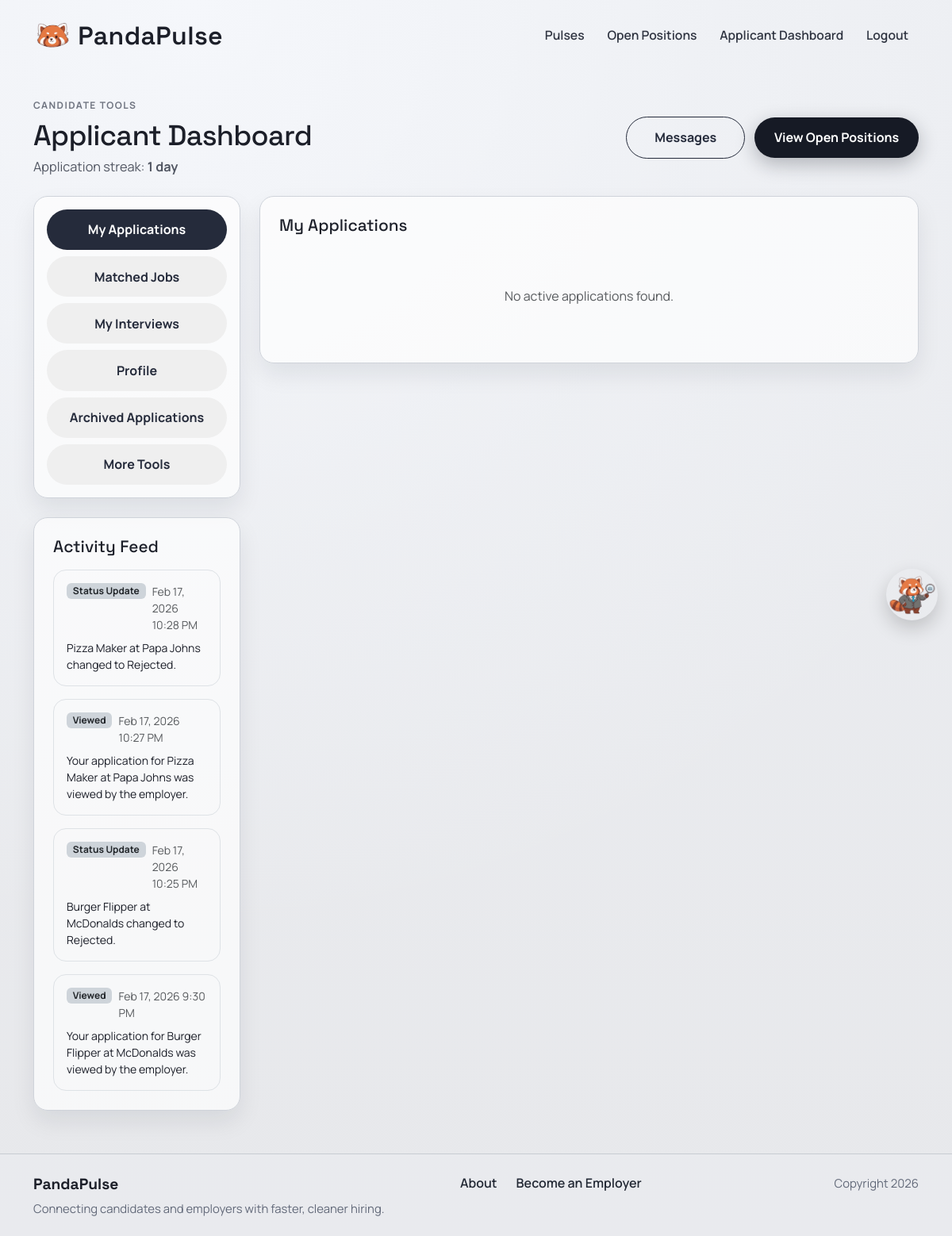
/apply/status/ (signed in), run on the app's committed database.
### apply/models.py (models this page shows, shortened)
class Application(models.Model):
    STATUS_CHOICES = [
        ("applied", "Applied"),
        ("review", "Under Review"),
        ("interview", "Interview"),
        ("offer", "Offer"),
        ("rejected", "Rejected"),
        ("closed", "Closed"),
    ]
    user = models.ForeignKey(User, on_delete=models.CASCADE)
    job = models.ForeignKey(JobPost, on_delete=models.CASCADE, related_name="applications")
    note = models.TextField(blank=True)
    resume_file = models.FileField(upload_to="resumes/", blank=True, null=True)
    resume_type = models.CharField(
        max_length=20,
        choices=[("profile", "Profile Resume"), ("uploaded", "Uploaded Resume")]
    )
    applied_at = models.DateTimeField(auto_now_add=True)
    status = models.CharField(max_length=20, choices=STATUS_CHOICES, default="applied")
    employer_viewed = models.BooleanField(default=False)
    employer_viewed_at = models.DateTimeField(blank=True, null=True)
    responded_at = models.DateTimeField(blank=True, null=True)
    auto_rejected_for_timeout = models.BooleanField(default=False)
    rejected_at = models.DateTimeField(blank=True, null=True)
    archived_by_applicant = models.BooleanField(default=False)
    archived_by_employer = models.BooleanField(default=False)
    class Meta:
        unique_together = ("user", "job")

### apply/views.py (the view, shortened to what this page needs)
# urls.py: path('status/', views.application_status, name='application_status'),
@login_required
def application_status(request):
    enforce_employer_response_deadline()
    auto_archive_old_rejections()
    sync_applicant_job_matches(request.user)
    active_applications = Application.objects.filter(
        user=request.user,
        archived_by_applicant=False,
    ).select_related("job")
    archived_applications = Application.objects.filter(
        user=request.user,
        archived_by_applicant=True,
    ).select_related("job")
    all_applications = Application.objects.filter(user=request.user).select_related("job")
    activity_events = []
    for application in all_applications:
        role_label = f"{application.job.title} at {application.job.company}"
        if application.employer_viewed_at:
            activity_events.append(
                {
                    "timestamp": application.employer_viewed_at,
                    "event_type": "Viewed",
                    "detail": f"Your application for {role_label} was viewed by the employer.",
                }
            )
        if application.status != "applied":
            status_time = application.rejected_at if application.status == "rejected" else application.responded_at
            if status_time:
                activity_events.append(
                    {
                        "timestamp": status_time,
                        "event_type": "Status Update",
                        "detail": (
                            f"{role_label} changed to {application.get_status_display()}."
                        ),
                    }
                )
    activity_events.sort(key=lambda item: item["timestamp"], reverse=True)
    activity_events = activity_events[:30]
    matched_jobs = (
        ApplicantJobMatch.objects.filter(applicant=request.user)
        .select_related("job")
        .order_by("-score", "-updated_at")
    )
    interview_context = get_applicant_interview_context(
        request.user,
        month_key=request.GET.get("interview_month"),
    )
    return render(
        request,
        "apply/status.html",
        {
            "applications": active_applications,
            "archived_applications": archived_applications,
            "matched_jobs": matched_jobs,
            "activity_events": activity_events,
            "application_streak": calculate_application_streak(request.user),
            **interview_context,
        },
    )

### apply/templates/apply/status.html (shortened to what this page needs)
{% extends "base.html" %}
{% block content %}
<section class="page-shell">
  <div class="container">
    <div class="d-flex justify-content-between align-items-center mb-4 flex-wrap gap-3">
      <div>
        <p class="page-kicker mb-2">Candidate tools</p>
        <h1 class="page-title page-title-sm mb-1">Applicant Dashboard</h1>
        <p class="page-copy mb-0">Application streak: <strong>{{ application_streak|default:'0' }} day{% if application_streak != 1 %}s{% endif %}</strong></p>
      </div>
      <div class="form-actions">
        <a href="{% url 'messaging:inbox' %}" class="secondary-btn">Messages</a>
        <a href="{% url 'jobposts.search' %}" class="primary-btn border-0">View Open Positions</a>
      </div>
    </div>
    <div class="row g-4 align-items-start">
      <div class="col-lg-3">
        <div class="surface-card applicant-nav-card p-3">
          <div class="nav flex-column nav-pills gap-2" id="applicant-dashboard-nav" role="tablist" aria-orientation="vertical">
            <button class="secondary-btn border-0 text-start active" id="tab-applications-btn" data-bs-toggle="pill" data-bs-target="#tab-applications" type="button" role="tab" aria-controls="tab-applications" aria-selected="true">
              My Applications
            </button>
            <button class="secondary-btn border-0 text-start" id="tab-matched-jobs-btn" data-bs-toggle="pill" data-bs-target="#tab-matched-jobs" type="button" role="tab" aria-controls="tab-matched-jobs" aria-selected="false">
              Matched Jobs
            </button>
            <button class="secondary-btn border-0 text-start" id="tab-interviews-btn" data-bs-toggle="pill" data-bs-target="#tab-interviews" type="button" role="tab" aria-controls="tab-interviews" aria-selected="false">
              My Interviews
            </button>
            <button class="secondary-btn border-0 text-start" id="tab-profile-btn" data-bs-toggle="pill" data-bs-target="#tab-profile" type="button" role="tab" aria-controls="tab-profile" aria-selected="false">
              Profile
            </button>
            <button class="secondary-btn border-0 text-start" id="tab-archived-btn" data-bs-toggle="pill" data-bs-target="#tab-archived" type="button" role="tab" aria-controls="tab-archived" aria-selected="false">
              Archived Applications
            </button>
            <button class="secondary-btn border-0 text-start" id="tab-tools-btn" data-bs-toggle="pill" data-bs-target="#tab-tools" type="button" role="tab" aria-controls="tab-tools" aria-selected="false">
              More Tools
            </button>
          </div>
        </div>
        <div class="surface-card mt-4">
          <h3 class="surface-title mb-3">Activity Feed</h3>
          <div class="vstack gap-3">
            {% for event in activity_events %}
              <div class="border rounded-4 p-3">
                <div class="d-flex justify-content-between align-items-start gap-2">
                  <span class="badge bg-dark-subtle text-dark">{{ event.event_type }}</span>
                  <span class="small text-muted">{{ event.timestamp|date:"M j, Y g:i A" }}</span>
                </div>
                <p class="small mb-0 mt-2">{{ event.detail }}</p>
              </div>
            {% empty %}
              <p class="text-muted mb-0">No activity yet. Updates will appear here as employers interact with your applications.</p>
            {% endfor %}
          </div>
        </div>
      </div>
      <div class="col-lg-9">
        <div class="tab-content vstack gap-4" id="applicant-dashboard-content">
          <div class="tab-pane fade show active" id="tab-applications" role="tabpanel" aria-labelledby="tab-applications-btn" tabindex="0">
            <div class="surface-card mb-4">
              <h3 class="surface-title mb-3">My Applications</h3>
              <div class="row g-4">
                {% for application in applications %}
                <div class="col-12">
                  <div class="border rounded-4 p-3">
                    <div class="row align-items-start g-3">
                      <div class="col-lg-3">
                        <h5 class="surface-title mb-1">{{ application.job.title }}</h5>
                        <p class="text-muted mb-0 small">{{ application.job.company }}</p>
                        <div class="mt-2">
                          <span class="badge bg-light text-dark border">ID: #{{ application.id }}</span>
                        </div>
                      </div>
                      <div class="col-lg-9">
                        <p class="small mb-1 {% if application.employer_viewed %}text-success{% else %}text-muted{% endif %}">
                          {% if application.employer_viewed %}
                            Viewed by employer{% if application.employer_viewed_at %} on {{ application.employer_viewed_at|date:"M j, Y g:i A" }}{% endif %}
                          {% else %}
                            Not viewed by employer yet
                          {% endif %}
                        </p>
                        {% if application.status != 'closed' and application.status != 'rejected' %}
                        <p class="small mb-1 {% if application.response_due_within_7_days %}text-danger{% else %}text-muted{% endif %}">
                          Employer response due by {{ application.response_due_on|date:"M j, Y" }}.
                        </p>
                        {% endif %}
                        {% if application.status == 'rejected' %}
                        <div class="alert alert-danger rounded-4 mb-0">
                          <strong>Update on your application.</strong>
                          {% if application.auto_rejected_for_timeout %}
                            This application was automatically closed because the employer did not respond within 30 days.
                          {% else %}
                            We moved forward with other candidates at {{ application.job.company }}.
                          {% endif %}
                          <div class="small mt-2">
                            This application will auto-archive on {{ application.auto_archive_on|date:"M j, Y" }}.
                          </div>
                          <form method="post" action="{% url 'apply:archive_application' application.id %}" class="mt-2">
                            {% csrf_token %}
                            <button type="submit" class="secondary-btn btn-compact border-0">Archive now</button>
                          </form>
                        </div>
                        {% else %}
                        <div class="stepper-wrapper">
                          {% with "applied review interview offer closed" as status_order %}
                            {% for key, label in application.STATUS_CHOICES %}
                              {% if key != 'rejected' %}
                              <div class="stepper-item {% if key == application.status %}active{% elif key in status_order and application.status in status_order %}{% if application.status == 'review' and key == 'applied' %}completed{% elif application.status == 'interview' and key == 'applied' or application.status == 'interview' and key == 'review' %}completed{% elif application.status == 'offer' and key != 'offer' and key != 'closed' %}completed{% elif application.status == 'closed' %}completed{% else %}pending{% endif %}{% else %}pending{% endif %}">
                                <div class="step-counter"></div>
                                <div class="step-name">{{ label }}</div>
                              </div>
                              {% endif %}
                            {% endfor %}
                          {% endwith %}
                        </div>
                        {% if application.status == 'offer' or application.status == 'closed' %}
                        <div class="form-actions mt-3">
                          <a class="primary-btn btn-compact" href="{% url 'apply:offer_letter' application.id %}">View Offer Letter</a>
                        </div>
                        {% endif %}
                        {% endif %}
                      </div>
                    </div>
                  </div>
                </div>
                {% empty %}
                <div class="col-12 text-center py-5">
                  <p class="text-muted mb-0">No active applications found.</p>
                </div>
                {% endfor %}
              </div>
            </div>
          </div>
        </div>
      </div>
    </div>
  </div>
</section>
{% endblock %}

### data on the page
Application: timestamp "Feb 17, 2026 10:28 PM" "Feb 17, 2026 10:27 PM"
Application: timestamp "Feb 17, 2026 10:25 PM" "Feb 17, 2026 9:30 PM"

### other printed values
{{ application_streak|default:'0' }} "1"
{{ event.event_type }} "Status Update" "Viewed" "Status Update" "Viewed"
{{ event.detail }} "Pizza Maker at Papa Johns changed to Rejected." "Your application for Pizza Maker at Papa Johns was viewed by the employer." "Burger Flipper at McDonalds changed to Rejected." "Your application for Burger Flipper at McDonalds was viewed by the employer."
